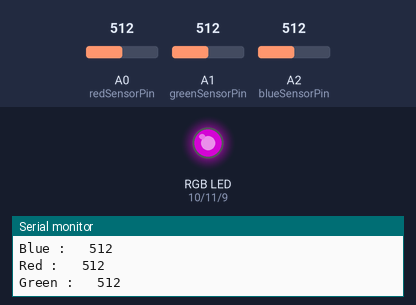
Recording of a sketch running on a simulated Arduino Uno, built with avr-gcc and run on an emulated ATmega328P. On the bench: an RGB LED mixed from three pins (HIGH = lit), the last lines printed to the serial monitor. The inputs (shaded band) are chosen by the test bench; at power-on: A0 (redSensorPin) = 512, A2 (blueSensorPin) = 512, A1 (greenSensorPin) = 512. Dim RGB values are drawn brighter than linear.

Above: at 1.2 s.
1.3 s: A0 (redSensorPin) set to 716
At 2.5 s:
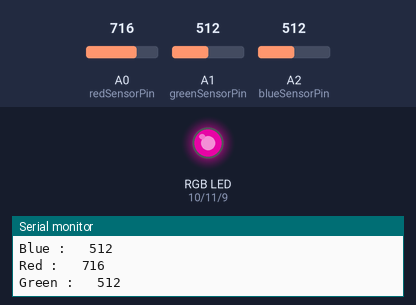
2.8 s: A2 (blueSensorPin) set to 11
At 3.8 s:
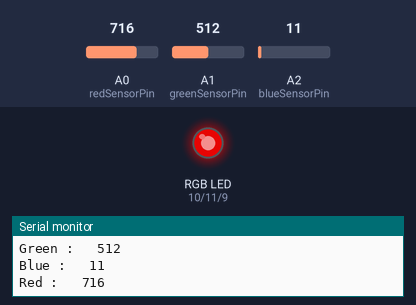
4.3 s: A2 (blueSensorPin) set to 8
7.3 s: A0 (redSensorPin) set to 109
At 8.4 s:
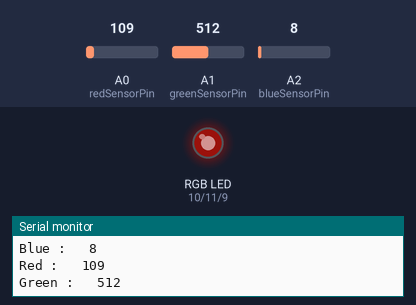
8.8 s: A0 (redSensorPin) set to 88
At 9.6 s:
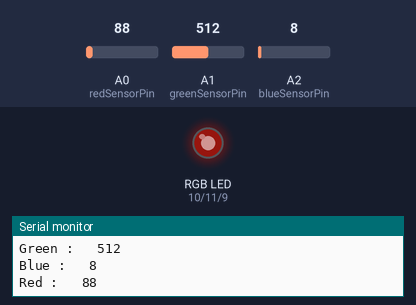
11.8 s: A2 (blueSensorPin) set to 0
At 12.9 s:
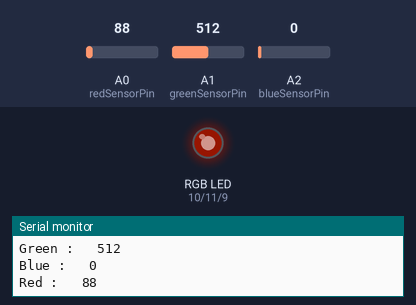
Timing chart, 0 to 14.3 s (numbered marks = the images above; inputs shaded):
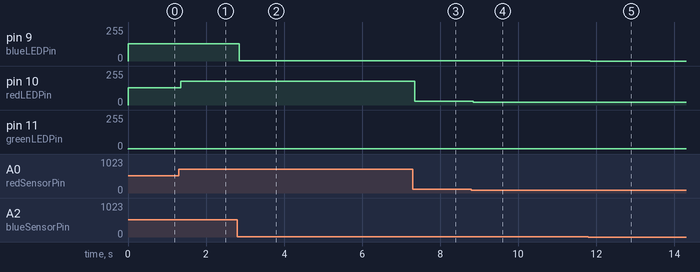

Measured:
- after the input at 1.3 s, pin 10 (redLEDPin): 128/255 → 179/255 after 0.05 s
- after the input at 2.8 s, pin 9 (blueLEDPin): 128/255 → 2/255 after 0.05 s
- after the input at 7.3 s, pin 10 (redLEDPin): 179/255 → 27/255 after 0.05 s
- after the input at 8.8 s, pin 10 (redLEDPin): 27/255 → 22/255 after 0.05 s
- after the input at 11.8 s, pin 9 (blueLEDPin): 2/255 → 0/255 after 0.05 s

The sketch:

ColorMixingLamp.ino
```cpp
const int greenLEDPin = 11;
const int redLEDPin = 10;
const int blueLEDPin = 9;


const int redSensorPin = A0;
const int greenSensorPin = A1;
const int blueSensorPin = A2;


int redValue = 0;
int greenValue = 0;
int blueValue = 0;

int redSensorValue = 0;
int greenSensorValue = 0;
int blueSensorValue = 0;

void setup(){
  Serial.begin(9600);

  pinMode(greenLEDPin,OUTPUT);
  pinMode(redLEDPin,OUTPUT);
  pinMode(blueLEDPin,OUTPUT);
  }

  void loop(){
    redSensorValue = analogRead(redSensorPin);
    greenSensorValue = analogRead(greenSensorPin);
    blueSensorValue = analogRead(blueSensorPin);

    Serial.print("Red : \t");
    Serial.println(redSensorValue);

    Serial.print("Green : \t");
    Serial.println(greenSensorValue);

    Serial.print("Blue : \t");
    Serial.println(blueSensorValue);

    redValue= redSensorValue / 4;
    greenValue= greenSensorPin / 4;
    blueValue= blueSensorValue / 4;

    analogWrite(redLEDPin,redValue);
    analogWrite(greenLEDPin,greenValue);
    analogWrite(blueLEDPin,blueValue);
  }
```
